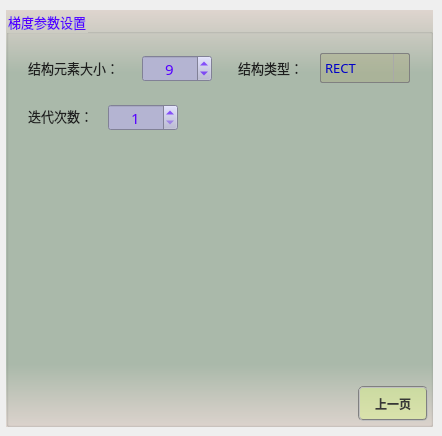
       <widget class="QWidget" name="page_18">
        <widget class="QGroupBox" name="groupParam_17">
         <property name="geometry">
          <rect>
           <x>6</x>
           <y>10</y>
           <width>427</width>
           <height>417</height>
          </rect>
         </property>
         <property name="font">
          <font>
           <family>微软雅黑</family>
           <pointsize>10</pointsize>
          </font>
         </property>
         <property name="styleSheet">
          <string notr="true">background-color: qlineargradient(x1:0, y1:0, x2:0, y2:1, stop:0 #dfd5cf, stop: 0.15 #acbbac, stop: 0.85 #acbbac,stop:1 #dfd5cf);
color: rgb(85, 0, 255);</string>
         </property>
         <property name="title">
          <string>梯度参数设置</string>
         </property>
         <widget class="QPushButton" name="btnGradientBack">
          <property name="geometry">
           <rect>
            <x>352</x>
            <y>376</y>
            <width>70</width>
            <height>35</height>
           </rect>
          </property>
          <property name="minimumSize">
           <size>
            <width>70</width>
            <height>30</height>
           </size>
          </property>
          <property name="font">
           <font>
            <family>微软雅黑</family>
            <pointsize>9</pointsize>
            <weight>75</weight>
            <italic>false</italic>
            <bold>true</bold>
           </font>
          </property>
          <property name="styleSheet">
           <string notr="true">QWidget{ background-color: rgba(225, 255, 127,100);}
QWidget{ color: rgb(55, 55, 55);}
QWidget{ border: 2px groove gray;border-radius: 5px;padding: 2px 4px;}
QPushButton:hover{ background-color: rgba(225, 255, 127,150);}
QPushButton:pressed{background-color: rgba(225, 255, 127,255);}</string>
          </property>
          <property name="text">
           <string>上一页</string>
          </property>
         </widget>
         <widget class="QLabel" name="label_43">
          <property name="geometry">
           <rect>
            <x>22</x>
            <y>48</y>
            <width>113</width>
            <height>19</height>
           </rect>
          </property>
          <property name="font">
           <font>
            <family>微软雅黑</family>
            <pointsize>10</pointsize>
           </font>
          </property>
          <property name="styleSheet">
           <string notr="true">color: rgb(30, 30, 30);
background: transparent;</string>
          </property>
          <property name="text">
           <string>结构元素大小：</string>
          </property>
         </widget>
         <widget class="QSpinBox" name="spinGradientSize">
          <property name="geometry">
           <rect>
            <x>136</x>
            <y>45</y>
            <width>70</width>
            <height>27</height>
           </rect>
          </property>
          <property name="font">
           <font>
            <family>微软雅黑</family>
            <pointsize>11</pointsize>
           </font>
          </property>
          <property name="toolTip">
           <string/>
          </property>
          <property name="styleSheet">
           <string notr="true">QWidget{color: rgb(85, 0, 255);background-color: rgb(180, 180, 210);}
QSpinBox::up-button{
    border:transparent;
}
QSpinBox::down-button{
    border:transparent;
}
QSpinBox::up-arrow{
    image:url(:/resource/up.png);
}
QSpinBox::down-arrow{
    image:url(:/resource/down.png);
}</string>
          </property>
          <property name="alignment">
           <set>Qt::AlignCenter</set>
          </property>
          <property name="minimum">
           <number>1</number>
          </property>
          <property name="maximum">
           <number>101</number>
          </property>
          <property name="singleStep">
           <number>1</number>
          </property>
          <property name="value">
           <number>9</number>
          </property>
         </widget>
         <widget class="QLabel" name="label_44">
          <property name="geometry">
           <rect>
            <x>232</x>
            <y>48</y>
            <width>79</width>
            <height>19</height>
           </rect>
          </property>
          <property name="font">
           <font>
            <family>微软雅黑</family>
            <pointsize>10</pointsize>
           </font>
          </property>
          <property name="styleSheet">
           <string notr="true">color: rgb(30, 30, 30);
background: transparent;</string>
          </property>
          <property name="text">
           <string>结构类型：</string>
          </property>
         </widget>
         <widget class="QComboBox" name="comboGradientType">
          <property name="geometry">
           <rect>
            <x>314</x>
            <y>43</y>
            <width>90</width>
            <height>30</height>
           </rect>
          </property>
          <property name="sizePolicy">
           <sizepolicy hsizetype="Fixed" vsizetype="Fixed">
            <horstretch>0</horstretch>
            <verstretch>0</verstretch>
           </sizepolicy>
          </property>
          <property name="minimumSize">
           <size>
            <width>90</width>
            <height>30</height>
           </size>
          </property>
          <property name="maximumSize">
           <size>
            <width>90</width>
            <height>16777215</height>
           </size>
          </property>
          <property name="font">
           <font>
            <family>微软雅黑</family>
            <pointsize>10</pointsize>
           </font>
          </property>
          <property name="styleSheet">
           <string notr="true">QComboBox {
    border: 1px solid gray;
    border-radius: 2px;    
    color: rgb(0, 0, 200);
	background-color: rgba(170, 170, 127,100);
}
QComboBox::drop-down {
    subcontrol-origin: padding;
    subcontrol-position: top right;
    width: 15px; 
    border-left-width: 1px;
    border-left-color: darkgray;
    border-left-style: solid;
    border-top-right-radius: 3px;
    border-bottom-right-radius: 3px;
}

QComboBox::down-arrow {
    image: url(:/resource/down.png);
} 
QComboBox::down-arrow:on {
    top: 1px;
    left: 1px;
}</string>
          </property>
          <property name="sizeAdjustPolicy">
           <enum>QComboBox::AdjustToContents</enum>
          </property>
          <item>
           <property name="text">
            <string>RECT</string>
           </property>
          </item>
          <item>
           <property name="text">
            <string>CROSS</string>
           </property>
          </item>
          <item>
           <property name="text">
            <string>ELLIPSE</string>
           </property>
          </item>
         </widget>
         <widget class="QLabel" name="label_45">
          <property name="geometry">
           <rect>
            <x>22</x>
            <y>96</y>
            <width>83</width>
            <height>19</height>
           </rect>
          </property>
          <property name="font">
           <font>
            <family>微软雅黑</family>
            <pointsize>10</pointsize>
           </font>
          </property>
          <property name="styleSheet">
           <string notr="true">color: rgb(30, 30, 30);
background: transparent;</string>
          </property>
          <property name="text">
           <string>迭代次数：</string>
          </property>
         </widget>
         <widget class="QSpinBox" name="spinGradientIterations">
          <property name="geometry">
           <rect>
            <x>102</x>
            <y>94</y>
            <width>70</width>
            <height>27</height>
           </rect>
          </property>
          <property name="font">
           <font>
            <family>微软雅黑</family>
            <pointsize>11</pointsize>
           </font>
          </property>
          <property name="toolTip">
           <string/>
          </property>
          <property name="styleSheet">
           <string notr="true">QWidget{color: rgb(85, 0, 255);background-color: rgb(180, 180, 210);}
QSpinBox::up-button{
    border:transparent;
}
QSpinBox::down-button{
    border:transparent;
}
QSpinBox::up-arrow{
    image:url(:/resource/up.png);
}
QSpinBox::down-arrow{
    image:url(:/resource/down.png);
}</string>
          </property>
          <property name="alignment">
           <set>Qt::AlignCenter</set>
          </property>
          <property name="minimum">
           <number>1</number>
          </property>
          <property name="maximum">
           <number>100</number>
          </property>
          <property name="singleStep">
           <number>1</number>
          </property>
          <property name="value">
           <number>1</number>
          </property>
         </widget>
        </widget>
       </widget>
